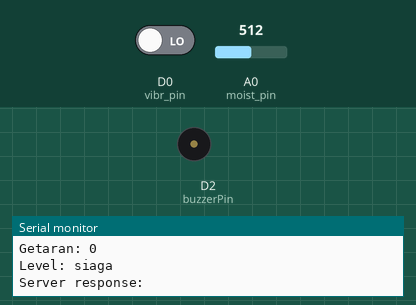
Simulated run of this sketch. Board: ESP8266 (NodeMCU). Shown: buzzer (waves = sounding), the last lines printed to the serial monitor. The test bench sets the inputs (shaded band); at power-on: A0 (moist_pin) = 512, D0 (vibr_pin) LOW. WiFi joins after 1.5 s; servers stay silent unless stated; uploads are accepted with an empty reply.

Above: at 3.5 s.
3.6 s: A0 (moist_pin) set to 472
9.4 s: A0 (moist_pin) set to 444
At 13.6 s:
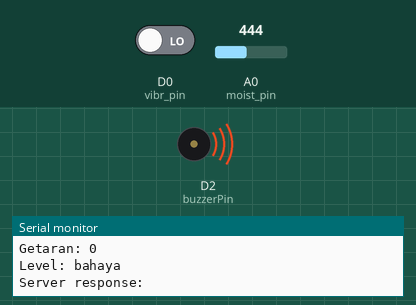
15.2 s: A0 (moist_pin) set to 900
At 18.9 s:
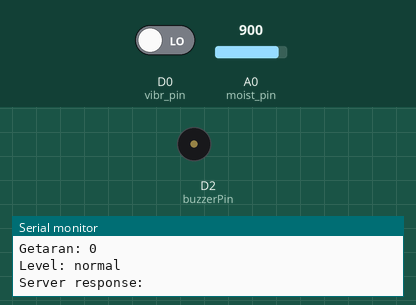
Timing chart, 0 to 20.4 s (numbered marks = the images above; inputs shaded):
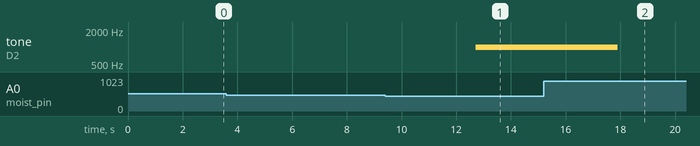

The sketch:

nodemcu_conf.ino
```cpp
#include <ESP8266WiFi.h>
#include <ESP8266HTTPClient.h>

/*
 Ganti placeholder dengan:
 - placeholder1 = Nama SSID Wi-Fi
 - placeholder2 = Kata sandi Wi-Fi
 - placeholder3 = Alamat IP atau nama host server yang digunakan di web_conf/src/webapi/server.js
 Pastikan bahwa NodeMCU dan server terhubung ke jaringan Wi-Fi yang sama.
*/
const char *ssid = "placeholder1";
const char *password = "placeholder2";
const char *serverAddress = "http://placeholder3:9000";

const int moist_pin = A0; // Pin sensor kelembaban tanah
const int vibr_pin = D0; // Pin sensor getaran
const int buzzerPin = D2; // Pin buzzer

void setup() {
  Serial.begin(115200);
  delay(100);

  WiFi.begin(ssid, password);

  while (WiFi.status() != WL_CONNECTED) {
    delay(1000);
    Serial.println("Connecting to WiFi...");
  }

  Serial.println("Connected to WiFi");

  checkServerConnection();
}

void loop() {
  int soilMoisture = analogRead(moist_pin);
  int vibration = digitalRead(vibr_pin);
  String level;

  level = checkLandslide(soilMoisture);

  Serial.print("Kelembaban Tanah: ");
  Serial.println(soilMoisture);
  Serial.print("Getaran: ");
  Serial.println(vibration);
  Serial.print("Level: ");
  Serial.println(level);

  sendToServer(soilMoisture, vibration, level);

  delay(5000);
}

void sendToServer(int soilMoisture, int vibration, String level) {
  if (WiFi.status() == WL_CONNECTED) {
    HTTPClient http;
    WiFiClient client;

    String data = "moist=" + String(soilMoisture) + "&vibr=" + String(vibration) + "&level=" + String(level);
    String serverEndpoint = String(serverAddress) + "/insert-log";

    http.begin(client, serverEndpoint);
    http.addHeader("Content-Type", "application/x-www-form-urlencoded");

    int httpResponseCode = http.POST(data);

    if (httpResponseCode > 0) {
      String response = http.getString();
      Serial.println("Server response: " + response);
    } else {
      Serial.println("Error sending data to server");
    }

    http.end();
  }
}

void checkServerConnection() {
  if (WiFi.status() == WL_CONNECTED) {
    HTTPClient http;
    WiFiClient client;

    String serverEndpoint = String(serverAddress) + "/check-connection";

    http.begin(client, serverEndpoint);

    int httpResponseCode = http.GET();

    if (httpResponseCode > 0) {
      String response = http.getString();
      Serial.println("Server response: " + response);
    } else {
      Serial.print("Error code: ");
      Serial.println(httpResponseCode);
      Serial.println("Failed to connect to server");
    }

    http.end();
  }
}

String checkLandslide(int soilMoisture) {
  float moisturePercentage = map(soilMoisture, 1024, 0, 0, 100); // Konversi nilai sensor ke persen

  Serial.print("Persentase Kelembaban Tanah: ");
  Serial.print(moisturePercentage);
  Serial.println("%");

  if (moisturePercentage > 54) {
    // Kondisi bahaya
    tone(buzzerPin, 1000); // Nada frekuensi tinggi untuk peringatan bahaya
    return "bahaya";
  } else if (moisturePercentage >= 27 && moisturePercentage <= 54) {
    // Kondisi siaga
    noTone(buzzerPin); // Matikan buzzer
    return "siaga";
  } else {
    // Kondisi normal
    noTone(buzzerPin); // Matikan buzzer
    return "normal";
  }
}
```

Measured:
- the behaviour switches between 456 and 455 on A0 (moist_pin) (found by bisection; images 0 and 1)
- after the input at 9.4 s, tone on D2 (buzzerPin): silent → 1000 Hz after 3.3 s
- after the input at 15.2 s, tone on D2 (buzzerPin): 1000 Hz → silent after 2.7 s
